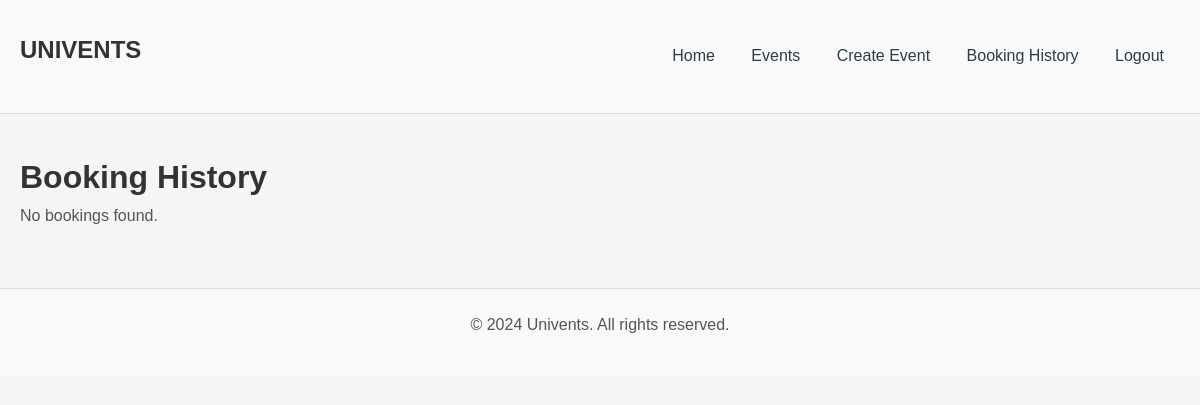
Page /user_bookings (signed in) on the earlier database version.
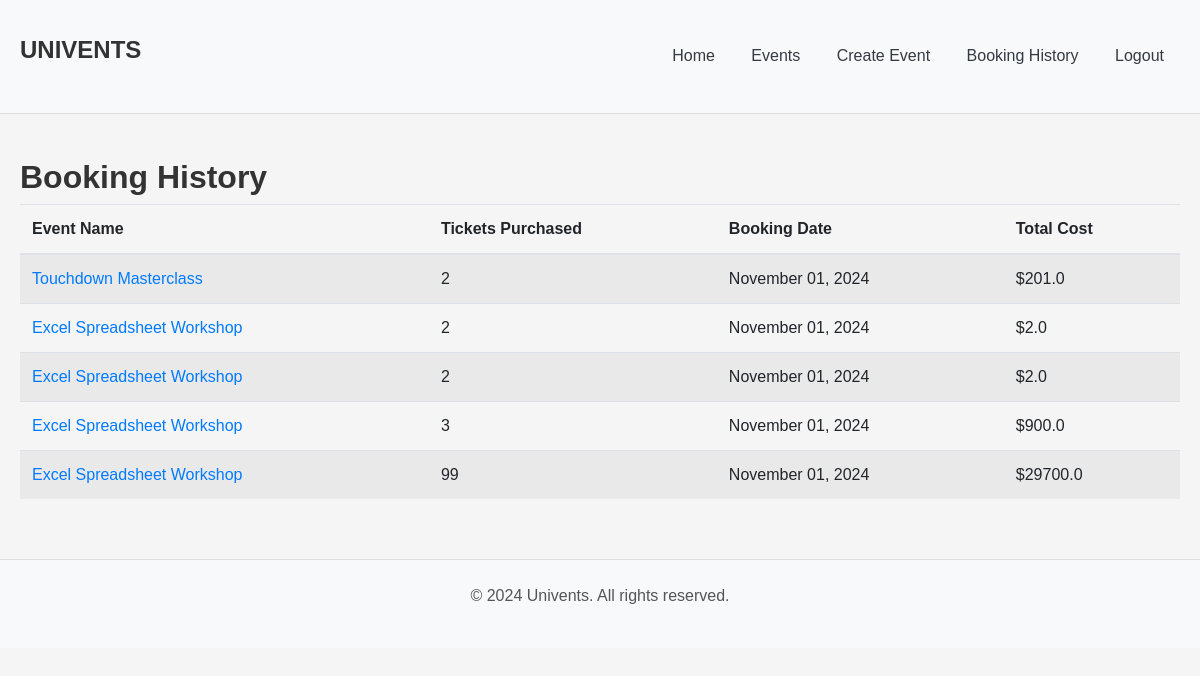
Same page on the later database version.
### website/models.py (models this page shows, shortened)
class Order(db.Model):
    id = db.Column(db.Integer, primary_key=True, autoincrement=True)
    order_date = db.Column(db.DateTime, default=datetime, nullable=False)
    quantity = db.Column(db.Integer, nullable=False)
    price = db.Column(db.Float, nullable=False)
    user_id = db.Column(db.Integer, db.ForeignKey('user.id'), nullable=False)
    event_id = db.Column(db.Integer, db.ForeignKey('event.id'), nullable=False)

class Event(db.Model):
    id = db.Column(db.Integer, primary_key=True, autoincrement=True)
    name = db.Column(db.String(100), nullable=False)
    description = db.Column(db.Text, nullable=False)
    category = db.Column(db.String(50), nullable=False)
    image_url = db.Column(db.String(200), nullable=False)
    status = db.Column(db.String(20), default='Open')  # 'Open', 'Inactive', 'Sold Out', 'Cancelled'
    location_name = db.Column(db.String(100), nullable=False)
    address = db.Column(db.String(200), nullable=False)
    city = db.Column(db.String(50), nullable=False)
    state = db.Column(db.String(50), nullable=False)
    zip_code = db.Column(db.String(20), nullable=False)
    start_date = db.Column(db.Date, nullable=False)
    start_time = db.Column(db.Time, nullable=False)
    end_date = db.Column(db.Date, nullable=False)
    end_time = db.Column(db.Time, nullable=False)
    user_id = db.Column(db.Integer, db.ForeignKey('user.id'), nullable=False)
    price_per_ticket = db.Column(db.Float, nullable=False, default=0.0)
    comments = db.relationship('Comment', backref='event', lazy=True)  # Keep this line
    orders = db.relationship('Order', backref='event', lazy=True)

### website/views.py (the view)
@main_bp.route('/user_bookings')
@login_required
def user_bookings():
    orders = Order.query.filter_by(user_id=current_user.id).all()
    return render_template('user_bookings.html', orders=orders)

### website/templates/user_bookings.html (shortened to what this page needs)
<!DOCTYPE html>
<html lang="en">
<head>
    <link href="https://stackpath.bootstrapcdn.com/bootstrap/4.5.2/css/bootstrap.min.css" rel="stylesheet">
    <link href="{{ url_for('static', filename='styles/styles.css') }}" rel="stylesheet">
</head>
<body>
    <header class="bg-light py-3">
        <div class="container d-flex justify-content-between align-items-center">
            <h5 class="card-title">UNIVENTS</h5>
            <nav>
                <a href="{{ url_for('main.index') }}" class="mx-3 text-dark">Home</a>
                <a href="{{ url_for('main.event_view') }}" class="mx-3 text-dark">Events</a>
                {% if current_user.is_authenticated %}
                    <a href="{{ url_for('main.event_create') }}" class="mx-3 text-dark">Create Event</a>
                    <a href="{{ url_for('main.user_bookings') }}" class="mx-3 text-dark">Booking History</a>
                    <a href="{{ url_for('auth.logout') }}" class="mx-3 text-dark">Logout</a>
                {% else %}
                    <a href="{{ url_for('auth.login') }}" class="mx-3 text-dark">Login/Signup</a>
                {% endif %}
            </nav>
        </div>
    </header>
    <div class="container mt-4">
        <h2>Booking History</h2>
        {% if orders %}
            <table class="table table-striped">
                <thead>
                    <tr>
                        <th>Event Name</th>
                        <th>Tickets Purchased</th>
                        <th>Booking Date</th>
                        <th>Total Cost</th>
                    </tr>
                </thead>
                <tbody>
                    {% for order in orders %}
                    <tr>
                        <td><a href="{{ url_for('main.event_detail', event_id=order.event.id) }}">{{ order.event.name }}</a></td>
                        <td>{{ order.quantity }}</td>
                        <td>{{ order.order_date.strftime('%B %d, %Y') }}</td>
                        <td>${{ order.price }}</td>
                    </tr>
                    {% endfor %}
                </tbody>
            </table>
        {% else %}
            <p>No bookings found.</p>
        {% endif %}
    </div>
    <footer class="bg-light py-4 text-center mt-4">
        <p>&copy; 2024 Univents. All rights reserved.</p>
    </footer>
</body>
</html>

### website/static/styles/styles.css (style rules this page uses)
body { font-family: 'Arial', sans-serif; margin: 0; padding: 0; background-color: #f5f5f5; }
h1, h2, h3, h4, h5, h6 { font-weight: bold; color: #333; }
p { font-size: 16px; line-height: 1.5; color: #555; }
a { text-decoration: none; color: #007bff; }
header { background-color: #ffffff; border-bottom: 1px solid #ddd; padding: 10px 0; }
header .container { display: flex; justify-content: space-between; align-items: center; }
header nav a { font-size: 16px; margin-right: 20px; color: #333; }
footer { background-color: #ffffff; padding: 20px 0; border-top: 1px solid #ddd; }
.card-title { font-size: 24px; color: #333; }
.container { padding: 20px; max-width: 1200px; margin: 0 auto; }

Differences in the rows shown:
added Order: event.name "Touchdown Masterclass", quantity "2", order_date "November 01, 2024", price "201.0"
added Order: event.name "Excel Spreadsheet Workshop", quantity "2", order_date "November 01, 2024", price "2.0"
added Order: event.name "Excel Spreadsheet Workshop", quantity "2", order_date "November 01, 2024", price "2.0"
added Order: event.name "Excel Spreadsheet Workshop", quantity "3", order_date "November 01, 2024", price "900.0"
added Order: event.name "Excel Spreadsheet Workshop", quantity "99", order_date "November 01, 2024", price "29700.0"
Other differences:
text no longer shown: "No bookings found."
text now shown: "Event Name Tickets Purchased Booking Date Total Cost"
